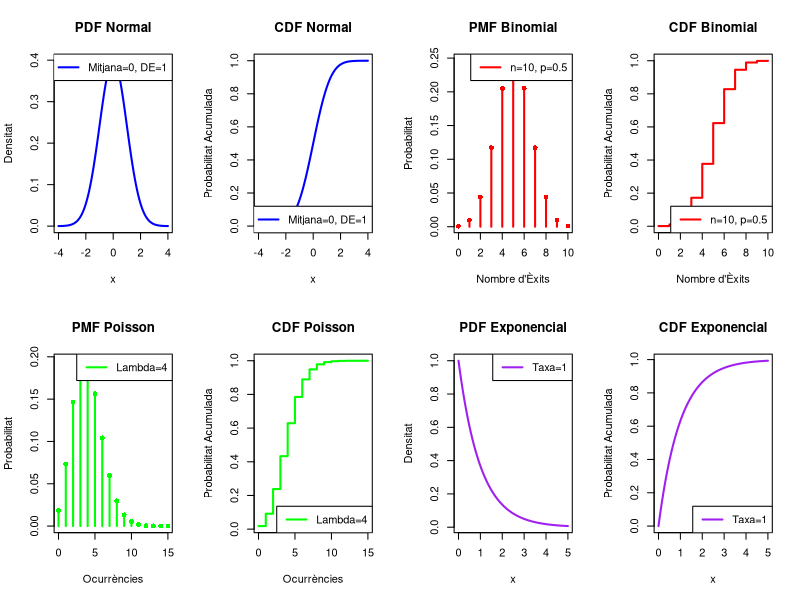
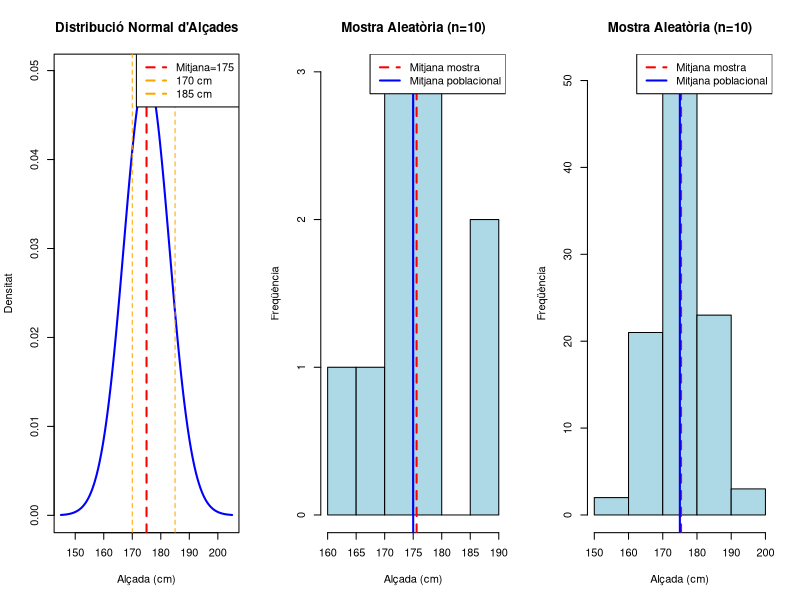
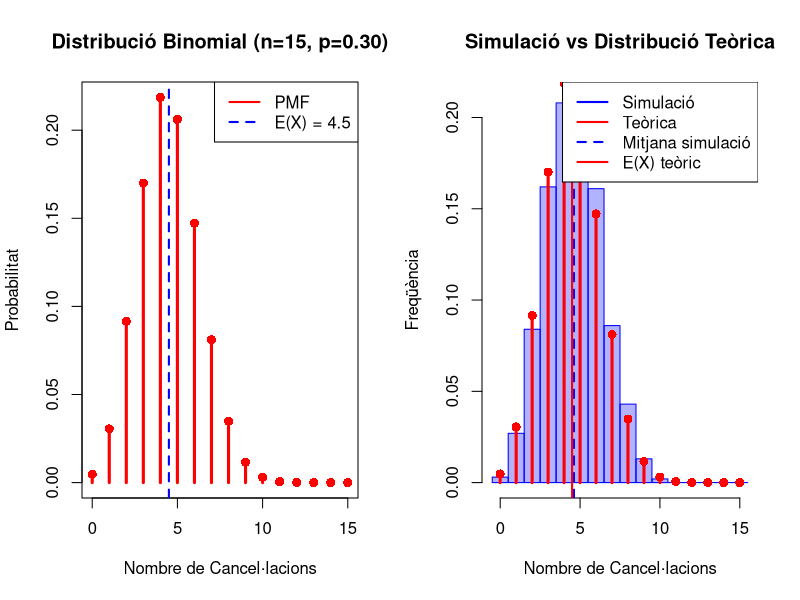

Recreate these plots in R, in order.
### ==================================================
### Estadística Grau Matemàtiques
### marta.bofill.roig@upc.edu // mireia.besalu@upc.edu
### Rlab0: Funcions de distribució
### ==================================================

quartz(width = 20, height = 12)
par(mfrow = c(2,4))

# 1. Distribució Normal
?dnorm
x <- seq(-4, 4, length=100)
y <- dnorm(x, mean=0, sd=1)
plot(x, y, type="l", col="blue", lwd=2, main="PDF Normal",
     xlab="x", ylab="Densitat")
legend("topright", legend="Mitjana=0, DE=1", col="blue", lwd=2)

y_cdf <- pnorm(x, mean=0, sd=1)
plot(x, y_cdf, type="l", col="blue", lwd=2, main="CDF Normal",
     xlab="x", ylab="Probabilitat Acumulada")
legend("bottomright", legend="Mitjana=0, DE=1", col="blue", lwd=2)

# 2. Distribució Binomial
?dbinom
x <- 0:10
y <- dbinom(x, size=10, prob=0.5)
plot(x, y, type="h", col="red", lwd=2, main="PMF Binomial",
     xlab="Nombre d'Èxits", ylab="Probabilitat")
points(x, y, pch=16, col="red")
legend("topright", legend="n=10, p=0.5", col="red", lwd=2)

y_cdf <- pbinom(x, size=10, prob=0.5)
plot(x, y_cdf, type="s", col="red", lwd=2, main="CDF Binomial",
     xlab="Nombre d'Èxits", ylab="Probabilitat Acumulada")
legend("bottomright", legend="n=10, p=0.5", col="red", lwd=2)

# 3. Distribució de Poisson
?dpois
x <- 0:15
y <- dpois(x, lambda=4)
plot(x, y, type="h", col="green", lwd=2, main="PMF Poisson",
     xlab="Ocurrències", ylab="Probabilitat")
points(x, y, pch=16, col="green")
legend("topright", legend="Lambda=4", col="green", lwd=2)

y_cdf <- ppois(x, lambda=4)
plot(x, y_cdf, type="s", col="green", lwd=2, main="CDF Poisson",
     xlab="Ocurrències", ylab="Probabilitat Acumulada")
legend("bottomright", legend="Lambda=4", col="green", lwd=2)

# 4. Distribució Exponencial
?dexp
x <- seq(0, 5, length=100)
y <- dexp(x, rate=1)
plot(x, y, type="l", col="purple", lwd=2, main="PDF Exponencial",
     xlab="x", ylab="Densitat")
legend("topright", legend="Taxa=1", col="purple", lwd=2)

y_cdf <- pexp(x, rate=1)
plot(x, y_cdf, type="l", col="purple", lwd=2, main="CDF Exponencial",
     xlab="x", ylab="Probabilitat Acumulada")
legend("bottomright", legend="Taxa=1", col="purple", lwd=2)

# ============================================================================
# EXERCICIS
# ============================================================================

# EXERCICI 1: Distribució Normal en R
# Suposem que les altures de les persones adultes en una certa població segueixen 
# una distribució Normal amb:
# Mitjana = 175 cm
# Desviació estàndard = 8 cm
# 
# Preguntes:
#   
# 1) Càlcul de Probabilitats (CDF)
# Quina és la probabilitat que una persona seleccionada aleatòriament 
# sigui més baixa que 170 cm?
# Quina és la probabilitat que una persona seleccionada aleatòriament 
# sigui més alta que 185 cm?
# Quina és la probabilitat que una persona seleccionada aleatòriament 
# tingui una alçada entre 165 cm i 180 cm?
#   
# 2) Quantils (CDF Inversa)
# Troba l'alçada corresponent al percentil 90 (és a dir, el 90% dels 
# subjectes són més baixos que aquesta alçada).
# Troba l'alçada que separa el 5% més alt de la resta.
# 
# 3) Generació de Mostres Aleatòries
# Genera una mostra aleatòria de 10 alçades de persones d'aquesta 
# distribució i mostra-les.
# Calcula la mitjana i la desviació estàndard de la mostra. 
# Coincideix amb els paràmetres de la població?

# PISTES:
?pnorm
?qnorm
?rnorm

# EXERCICI 2: Distribució Binomial en R
# Una empresa de telecomunicacions sap que el 30% dels clients que contracten 
# un servei d'internet el cancel.len durant el primer any.
# L'empresa ha contractat 15 nous clients aquest mes.
# 
# Preguntes:
#   
# 1) Càlcul de Probabilitats (PMF i CDF)
# Quina és la probabilitat que exactament 5 clients cancel.lin el servei?
# Quina és la probabilitat que 3 o menys clients cancel.lin el servei?
# Quina és la probabilitat que almenys 8 clients cancel.lin el servei?
# Quina és la probabilitat que entre 4 i 7 clients (ambdós inclosos) 
# cancel.lin el servei?
#   
# 2) Valor Esperat i Variància
# Quin és el nombre esperat de cancel.lacions?
# Quina és la variància del nombre de cancel.lacions?
# 
# 3) Simulació
# Simula 1000 experiments on cada experiment representa els 15 nous clients.
# Per a cada experiment, compta quants clients cancel.len.
# Crea un histograma dels resultats i compara'l amb la distribució 
# teòrica binomial.
# Calcula la mitjana de les cancel.lacions en les 1000 simulacions. 
# S'assembla al valor esperat teòric?

# PISTES:
?dbinom  # Funció de massa de probabilitat
?pbinom  # Funció de distribució acumulada
?rbinom  # Generació de nombres aleatoris
# Valor esperat: n * p
# Variància: n * p * (1-p)

# ============================================================================
# SOLUCIONS EXERCICI 1
# ============================================================================

# 1)
pnorm(170, mean=175, sd = 8)
1-pnorm(185, mean=175, sd = 8)
pnorm(180, mean=175, sd = 8)-pnorm(165, mean=175, sd = 8)

# 2)
qnorm(0.90, mean=175, sd = 8)
qnorm(0.95, mean=175, sd = 8)

# 3)
set.seed(123)  # Per reproducibilitat
mu <- 175  # Mitjana
sigma <- 8  # Desviació estandard
sample_heights <- rnorm(10, mean=mu, sd=sigma)  # Genera 10 alçades  
sample_mean <- mean(sample_heights)  # Calcula la mitjana
sample_sd <- sd(sample_heights)  # Calcula la desviació estàndard

# Visualització per comparar distribució teorica i la mostra generada
quartz()
par(mfrow=c(1,3))

# Gràfic 1: PDF amb àrees de probabilitat
x_vals <- seq(145, 205, length=200)
y_vals <- dnorm(x_vals, mean=175, sd=8)
plot(x_vals, y_vals, type="l", col="blue", lwd=2,
     main="Distribució Normal d'Alçades",
     xlab="Alçada (cm)", ylab="Densitat")
abline(v=175, col="red", lty=2, lwd=2)
abline(v=c(170, 185), col="orange", lty=2)
legend("topright", 
       legend=c("Mitjana=175", "170 cm", "185 cm"),
       col=c("red", "orange", "orange"),
       lty=c(2,2,2), lwd=2)

# Gràfic 2: Mostra aleatòria n=10
hist(sample_heights, breaks=5, col="lightblue", border="black",
     main="Mostra Aleatòria (n=10)",
     xlab="Alçada (cm)", ylab="Freqüència")
abline(v=sample_mean, col="red", lwd=2, lty=2)
abline(v=175, col="blue", lwd=2, lty=1)
legend("topright",
       legend=c("Mitjana mostra", "Mitjana poblacional"),
       col=c("red", "blue"), lty=c(2,1), lwd=2)

# Gràfic 2: Mostra aleatòria n=100
sample100_heights <- rnorm(100, mean=mu, sd=sigma)
sample100_mean <- mean(sample100_heights)
hist(sample100_heights, breaks=5, col="lightblue", border="black",
     main="Mostra Aleatòria (n=10)",
     xlab="Alçada (cm)", ylab="Freqüència")
abline(v=sample100_mean, col="red", lwd=2, lty=2)
abline(v=175, col="blue", lwd=2, lty=1)
legend("topright",
       legend=c("Mitjana mostra", "Mitjana poblacional"),
       col=c("red", "blue"), lty=c(2,1), lwd=2)


# ============================================================================
# SOLUCIONS EXERCICI 2
# ============================================================================

# 1) Càlcul de Probabilitats
dbinom(5, size=15, prob=0.30) # a) P(X = 5)
pbinom(3, size=15, prob=0.30) # b) P(X ≤ 3)
1 - pbinom(7, size=15, prob=0.30) # c) P(X ≥ 8)
# O alternativament: pbinom(7, size=15, prob=0.30, lower.tail=FALSE)
pbinom(7, size=15, prob=0.30) - pbinom(3, size=15, prob=0.30) # d) P(4 ≤ X ≤ 7)

# 2) Valor Esperat i Variància
n <- 15
p <- 0.30
valor_esperat <- n * p
variancia <- n * p * (1 - p)
desviacio_estandard <- sqrt(variancia)

# 3) Simulació 
set.seed(456)  # Per reproducibilitat
simulacions <- rbinom(1000, size=15, prob=0.30)

mitjana_simulacions <- mean(simulacions)
de_simulacions <- sd(simulacions) 

# Visualització
quartz(width = 20, height = 15)
par(mfrow=c(1,2))

# Gràfic 1: PMF i CDF teòriques
x_bin <- 0:15
y_pmf <- dbinom(x_bin, size=15, prob=0.30)

plot(x_bin, y_pmf, type="h", col="red", lwd=3,
     main="Distribució Binomial (n=15, p=0.30)",
     xlab="Nombre de Cancel·lacions", ylab="Probabilitat")
points(x_bin, y_pmf, pch=16, col="red", cex=1.2)
abline(v=valor_esperat, col="blue", lwd=2, lty=2)
legend("topright", 
       legend=c("PMF", paste("E(X) =", round(valor_esperat, 2))),
       col=c("red", "blue"), lty=c(1,2), lwd=2)

# Gràfic 2: Comparació Simulació vs Teòrica
hist(simulacions, breaks=seq(-0.5, 15.5, 1), 
     col=rgb(0, 0, 1, 0.3), border="blue",
     main="Simulació vs Distribució Teòrica",
     xlab="Nombre de Cancel·lacions", 
     ylab="Freqüència",
     freq=FALSE)

# Superposar la distribució teòrica
points(x_bin, y_pmf, type="h", col="red", lwd=3)
points(x_bin, y_pmf, pch=16, col="red", cex=1.2)

abline(v=mitjana_simulacions, col="blue", lwd=2, lty=2)
abline(v=valor_esperat, col="red", lwd=2, lty=1)

legend("topright",
       legend=c("Simulació", "Teòrica", 
                "Mitjana simulació", "E(X) teòric"),
       col=c("blue", "red", "blue", "red"),
       lty=c(1, 1, 2, 1), lwd=2)
